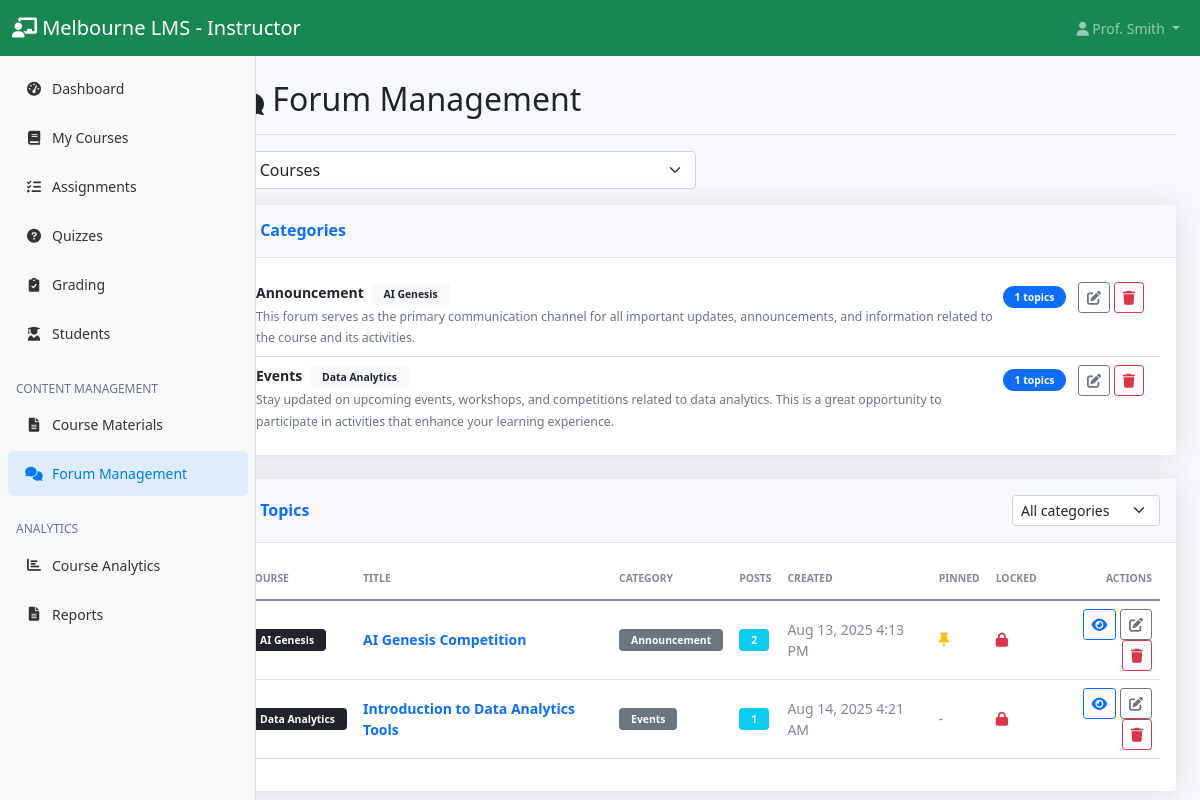
Screenshot of /instructor/forum_manage.php (signed in) with the database file from the repository.
### tables this page shows
CREATE TABLE `forum_categories` (
  `id` int(11) NOT NULL,
  `course_id` int(11) NOT NULL,
  `name` varchar(100) NOT NULL,
  `description` text DEFAULT NULL,
  `created_at` timestamp NOT NULL DEFAULT current_timestamp()
);

CREATE TABLE `courses` (
  `id` int(11) NOT NULL,
  `title` varchar(200) NOT NULL,
  `description` text DEFAULT NULL,
  `instructor_id` int(11) NOT NULL,
  `course_code` varchar(20) NOT NULL,
  `credits` int(11) DEFAULT 3,
  `semester` varchar(20) DEFAULT NULL,
  `year` int(11) DEFAULT NULL,
  `max_students` int(11) DEFAULT 50,
  `status` enum('active','inactive') DEFAULT 'active',
  `created_at` timestamp NOT NULL DEFAULT current_timestamp()
);

CREATE TABLE `forum_topics` (
  `id` int(11) NOT NULL,
  `category_id` int(11) NOT NULL,
  `title` varchar(200) NOT NULL,
  `created_by` int(11) NOT NULL,
  `created_at` timestamp NOT NULL DEFAULT current_timestamp(),
  `last_post_at` timestamp NOT NULL DEFAULT current_timestamp(),
  `is_pinned` tinyint(1) DEFAULT 0,
  `is_locked` tinyint(1) DEFAULT 0
);

### config/database.php (called while the page is built, shortened)
<?php
function formatDate($date)
{
    return date('M j, Y g:i A', strtotime($date));
}

### instructor/forum_manage.php (the view, shortened to what this page needs)
<?php
require_once '../config/database.php';
$database = new Database();
$db = $database->getConnection();
$selectedCourseId = isset($_GET['course_id']) ? (int)$_GET['course_id'] : 0;
$selectedCategoryId = isset($_GET['category_id']) ? (int)$_GET['category_id'] : 0;
$categories = [];
if ($selectedCourseId) {
    $catStmt = $db->prepare('SELECT fc.*, COUNT(ft.id) as topic_count FROM forum_categories fc LEFT JOIN forum_topics ft ON fc.id = ft.category_id WHERE fc.course_id = ? GROUP BY fc.id ORDER BY fc.name');
    $catStmt->execute([$selectedCourseId]);
    $categories = $catStmt->fetchAll(PDO::FETCH_ASSOC);
} else {
    $catStmt = $db->prepare('SELECT fc.*, c.title AS course_title, COUNT(ft.id) AS topic_count
                             FROM forum_categories fc
                             JOIN courses c ON fc.course_id = c.id
                             LEFT JOIN forum_topics ft ON fc.id = ft.category_id
                             WHERE c.instructor_id = ?
                             GROUP BY fc.id
                             ORDER BY c.title, fc.name');
    $catStmt->execute([$_SESSION['user_id']]);
    $categories = $catStmt->fetchAll(PDO::FETCH_ASSOC);
}
$topics = [];
if ($selectedCourseId) {
    if ($selectedCategoryId) {
        $topicStmt = $db->prepare('SELECT ft.*, fc.name as category_name, c.title AS course_title,
                                          (SELECT COUNT(fp.id) FROM forum_posts fp WHERE fp.topic_id = ft.id) as post_count,
                                          (SELECT id FROM forum_posts fp WHERE fp.topic_id = ft.id ORDER BY fp.created_at ASC LIMIT 1) as first_post_id,
                                          (SELECT content FROM forum_posts fp WHERE fp.topic_id = ft.id ORDER BY fp.created_at ASC LIMIT 1) as first_post_content
                                   FROM forum_topics ft
                                   JOIN forum_categories fc ON ft.category_id = fc.id
                                   JOIN courses c ON fc.course_id = c.id
                                   WHERE c.instructor_id = ? AND fc.course_id = ? AND fc.id = ?
                                   ORDER BY ft.is_pinned DESC, ft.last_post_at DESC');
        $topicStmt->execute([$_SESSION['user_id'], $selectedCourseId, $selectedCategoryId]);
    } else {
        $topicStmt = $db->prepare('SELECT ft.*, fc.name as category_name, c.title AS course_title,
                                          (SELECT COUNT(fp.id) FROM forum_posts fp WHERE fp.topic_id = ft.id) as post_count,
                                          (SELECT id FROM forum_posts fp WHERE fp.topic_id = ft.id ORDER BY fp.created_at ASC LIMIT 1) as first_post_id,
                                          (SELECT content FROM forum_posts fp WHERE fp.topic_id = ft.id ORDER BY fp.created_at ASC LIMIT 1) as first_post_content
                                   FROM forum_topics ft
                                   JOIN forum_categories fc ON ft.category_id = fc.id
                                   JOIN courses c ON fc.course_id = c.id
                                   WHERE c.instructor_id = ? AND fc.course_id = ?
                                   ORDER BY ft.is_pinned DESC, ft.last_post_at DESC');
        $topicStmt->execute([$_SESSION['user_id'], $selectedCourseId]);
    }
    $topics = $topicStmt->fetchAll(PDO::FETCH_ASSOC);
} else {
    if ($selectedCategoryId) {
        $topicStmt = $db->prepare('SELECT ft.*, fc.name as category_name, c.title AS course_title,
                                          (SELECT COUNT(fp.id) FROM forum_posts fp WHERE fp.topic_id = ft.id) as post_count,
                                          (SELECT id FROM forum_posts fp WHERE fp.topic_id = ft.id ORDER BY fp.created_at ASC LIMIT 1) as first_post_id,
                                          (SELECT content FROM forum_posts fp WHERE fp.topic_id = ft.id ORDER BY fp.created_at ASC LIMIT 1) as first_post_content
                                   FROM forum_topics ft
                                   JOIN forum_categories fc ON ft.category_id = fc.id
                                   JOIN courses c ON fc.course_id = c.id
                                   WHERE c.instructor_id = ? AND fc.id = ?
                                   ORDER BY ft.is_pinned DESC, ft.last_post_at DESC');
        $topicStmt->execute([$_SESSION['user_id'], $selectedCategoryId]);
    } else {
        $topicStmt = $db->prepare('SELECT ft.*, fc.name as category_name, c.title AS course_title,
                                          (SELECT COUNT(fp.id) FROM forum_posts fp WHERE fp.topic_id = ft.id) as post_count,
                                          (SELECT id FROM forum_posts fp WHERE fp.topic_id = ft.id ORDER BY fp.created_at ASC LIMIT 1) as first_post_id,
                                          (SELECT content FROM forum_posts fp WHERE fp.topic_id = ft.id ORDER BY fp.created_at ASC LIMIT 1) as first_post_content
                                   FROM forum_topics ft
                                   JOIN forum_categories fc ON ft.category_id = fc.id
                                   JOIN courses c ON fc.course_id = c.id
                                   WHERE c.instructor_id = ?
                                   ORDER BY ft.is_pinned DESC, ft.last_post_at DESC');
        $topicStmt->execute([$_SESSION['user_id']]);
    }
    $topics = $topicStmt->fetchAll(PDO::FETCH_ASSOC);
}
?>
<!DOCTYPE html>
<html lang="en">
<head>
    <link href="https://cdn.jsdelivr.net/npm/bootstrap@5.1.3/dist/css/bootstrap.min.css" rel="stylesheet">
    <link href="https://cdnjs.cloudflare.com/ajax/libs/font-awesome/6.0.0/css/all.min.css" rel="stylesheet">
    <link href="../assets/css/dashboard.css" rel="stylesheet">
</head>
<body>
    <?php include '../includes/instructor_navbar.php'; ?>
    <div class="container-fluid">
        <div class="row">
            <?php include '../includes/instructor_sidebar.php'; ?>
            <main class="col-md-9 ms-sm-auto col-lg-10 px-md-4">
                <div class="d-flex justify-content-between flex-wrap flex-md-nowrap align-items-center pt-3 pb-2 mb-3 border-bottom">
                    <h1 class="h2"><i class="fas fa-comments"></i> Forum Management</h1>
                </div>
                <form method="get" class="row g-2 mb-3">
                    <div class="col-md-6">
                        <select name="course_id" class="form-select" onchange="this.form.submit()">
                            <option value="0">All Courses</option>
                        </select>
                    </div>
                </form>
                <div class="row">
                    <div class="col-12">
                        <div class="card shadow">
                            <div class="card-header py-3">
                                <h6 class="m-0 font-weight-bold text-primary"><i class="fas fa-folder"></i> Categories</h6>
                            </div>
                            <div class="card-body">
                                <?php if (empty($categories)): ?>
                                    <p class="text-muted">No categories yet.</p>
                                <?php else: ?>
                                    <div class="list-group list-group-flush">
                                        <?php foreach ($categories as $cat): ?>
                                            <div class="list-group-item d-flex justify-content-between align-items-start">
                                                <div class="me-auto">
                                                    <div class="fw-bold"><?php echo htmlspecialchars($cat['name']); ?>
                                                        <?php if (isset($cat['course_title'])): ?>
                                                            <span class="badge bg-light text-dark ms-1"><?php echo htmlspecialchars($cat['course_title']); ?></span>
                                                        <?php endif; ?>
                                                    </div>
                                                    <small class="text-muted"><?php echo htmlspecialchars($cat['description']); ?></small>
                                                </div>
                                                <div class="text-nowrap">
                                                    <span class="badge bg-primary rounded-pill me-2"><?php echo $cat['topic_count']; ?> topics</span>
                                                    <button class="btn btn-sm btn-outline-secondary"
                                                        data-bs-toggle="modal"
                                                        data-bs-target="#editCatModalUnified"
                                                        data-category-id="<?php echo $cat['id']; ?>"
                                                        data-category-name="<?php echo htmlspecialchars($cat['name'], ENT_QUOTES); ?>"
                                                        data-category-description="<?php echo htmlspecialchars($cat['description'], ENT_QUOTES); ?>">
                                                        <i class="fas fa-edit"></i>
                                                    </button>
                                                    <form method="post" class="d-inline" onsubmit="return confirm('Delete this category? All topics under it will also be removed.');">
                                                        <button class="btn btn-sm btn-outline-danger"><i class="fas fa-trash"></i></button>
                                                    </form>
                                                </div>
                                            </div>
                                        <?php endforeach; ?>
                                    </div>
                                <?php endif; ?>
                            </div>
                        </div>
                    </div>
                </div>
                <div class="row mt-4">
                    <div class="col-12">
                        <div class="card shadow">
                            <div class="card-header py-3 d-flex justify-content-between align-items-center">
                                <h6 class="m-0 font-weight-bold text-primary"><i class="fas fa-stream"></i> Topics</h6>
                                <form method="get" class="d-flex align-items-center">
                                    <select name="category_id" class="form-select form-select-sm" onchange="this.form.submit()">
                                        <option value="0">All categories</option>
                                    </select>
                                </form>
                            </div>
                            <div class="card-body">
                                <?php if (empty($topics)): ?>
                                    <p class="text-muted">No topics found.</p>
                                <?php else: ?>
                                    <div class="table-responsive">
                                        <table class="table table-hover align-middle">
                                            <thead>
                                                <tr>
                                                    <th>Course</th>
                                                    <th>Title</th>
                                                    <th>Category</th>
                                                    <th>Posts</th>
                                                    <th>Created</th>
                                                    <th>Pinned</th>
                                                    <th>Locked</th>
                                                    <th class="text-end">Actions</th>
                                                </tr>
                                            </thead>
                                            <tbody>
                                                <?php foreach ($topics as $t): ?>
                                                    <tr>
                                                        <td><span class="badge bg-dark"><?php echo htmlspecialchars($t['course_title'] ?? ''); ?></span></td>
                                                        <td><a href="../forum/topic_view.php?id=<?php echo $t['id']; ?>" class="text-decoration-none fw-bold"><?php echo htmlspecialchars($t['title']); ?></a></td>
                                                        <td><span class="badge bg-secondary"><?php echo htmlspecialchars($t['category_name']); ?></span></td>
                                                        <td><span class="badge bg-info"><?php echo (int)$t['post_count']; ?></span></td>
                                                        <td><?php echo formatDate($t['created_at']); ?></td>
                                                        <td><?php echo $t['is_pinned'] ? '<i class="fas fa-thumbtack text-warning"></i>' : '-'; ?></td>
                                                        <td><?php echo $t['is_locked'] ? '<i class="fas fa-lock text-danger"></i>' : '-'; ?></td>
                                                        <td class="text-end">
                                                            <a class="btn btn-sm btn-outline-primary" href="../forum/topic_view.php?id=<?php echo $t['id']; ?>"><i class="fas fa-eye"></i></a>
                                                            <button class="btn btn-sm btn-outline-secondary"
                                                                data-bs-toggle="modal" data-bs-target="#editTopicModal"
                                                                data-topic-id="<?php echo $t['id']; ?>"
                                                                data-topic-title="<?php echo htmlspecialchars($t['title'], ENT_QUOTES); ?>"
                                                                data-topic-category="<?php echo $t['category_id']; ?>"
                                                                data-topic-pinned="<?php echo (int)$t['is_pinned']; ?>"
                                                                data-topic-locked="<?php echo (int)$t['is_locked']; ?>"
                                                                data-first-post="<?php echo htmlspecialchars($t['first_post_content'], ENT_QUOTES); ?>">
                                                                <i class="fas fa-edit"></i>
                                                            </button>
                                                            <form method="post" class="d-inline" onsubmit="return confirm('Delete this topic?')">
                                                                <button class="btn btn-sm btn-outline-danger"><i class="fas fa-trash"></i></button>
                                                            </form>
                                                        </td>
                                                    </tr>
                                                <?php endforeach; ?>
                                            </tbody>
                                        </table>
                                    </div>
                                <?php endif; ?>
                            </div>
                        </div>
                    </div>
                </div>
            </main>
        </div>
    </div>
</body>
</html>

### rows the page displays
forum_categories: name "Announcement", course.title "AI Genesis", description "This forum serves as the primary communication channel for all important updates, announcements, and information related to the course and its activities.", topic_count "1"
forum_categories: name "Events", course.title "Data Analytics", description "Stay updated on upcoming events, workshops, and competitions related to data analytics. This is a great opportunity to participate in activities that enhance your learning experience.", topic_count "1"
forum_topics: courses.title "AI Genesis", title "AI Genesis Competition", category.name "Announcement", post_count "2", created_at "Aug 13, 2025 4:13 PM", is_pinned 1 (drawn), is_locked 1 (drawn)
forum_topics: courses.title "Data Analytics", title "Introduction to Data Analytics Tools", category.name "Events", post_count "1", created_at "Aug 14, 2025 4:21 AM", is_locked 1 (drawn)

### other values shown
$_SESSION['last_name'] "Smith"
